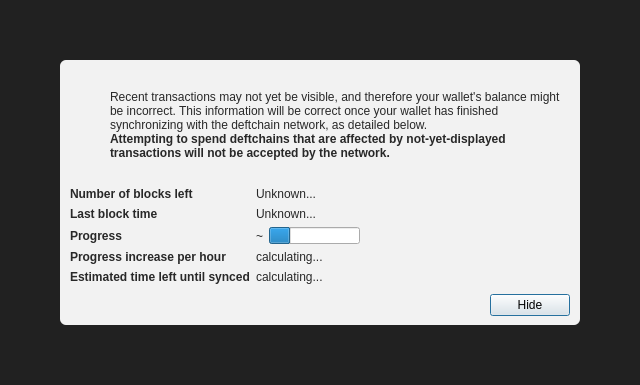
<?xml version="1.0" encoding="UTF-8"?>
<ui version="4.0">
 <class>ModalOverlay</class>
 <widget class="ModalOverlay" name="ModalOverlay">
  <property name="geometry">
   <rect>
    <x>0</x>
    <y>0</y>
    <width>640</width>
    <height>385</height>
   </rect>
  </property>
  <property name="windowTitle">
   <string>Form</string>
  </property>
  <layout class="QVBoxLayout" name="verticalLayout" stretch="0">
   <property name="sizeConstraint">
    <enum>QLayout::SetDefaultConstraint</enum>
   </property>
   <property name="leftMargin">
    <number>0</number>
   </property>
   <property name="topMargin">
    <number>0</number>
   </property>
   <property name="rightMargin">
    <number>0</number>
   </property>
   <property name="bottomMargin">
    <number>0</number>
   </property>
   <item>
    <widget class="QWidget" name="bgWidget" native="true">
     <property name="styleSheet">
      <string notr="true">#bgWidget { background: rgba(0,0,0,220); }</string>
     </property>
     <layout class="QVBoxLayout" name="verticalLayoutMain" stretch="1">
      <property name="leftMargin">
       <number>60</number>
      </property>
      <property name="topMargin">
       <number>60</number>
      </property>
      <property name="rightMargin">
       <number>60</number>
      </property>
      <property name="bottomMargin">
       <number>60</number>
      </property>
      <item>
       <widget class="QWidget" name="contentWidget" native="true">
        <property name="styleSheet">
         <string notr="true">#contentWidget { background: rgba(255,255,255,240); border-radius: 6px; }

QLabel { color: rgb(40,40,40);  }</string>
        </property>
        <layout class="QVBoxLayout" name="verticalLayoutSub" stretch="1,0,0,0">
         <property name="spacing">
          <number>0</number>
         </property>
         <property name="leftMargin">
          <number>10</number>
         </property>
         <property name="topMargin">
          <number>10</number>
         </property>
         <property name="rightMargin">
          <number>10</number>
         </property>
         <property name="bottomMargin">
          <number>10</number>
         </property>
         <item>
          <layout class="QHBoxLayout" name="horizontalLayoutIconText" stretch="0,1">
           <property name="topMargin">
            <number>20</number>
           </property>
           <item>
            <layout class="QVBoxLayout" name="verticalLayoutIcon">
             <property name="leftMargin">
              <number>0</number>
             </property>
             <item>
              <widget class="QPushButton" name="warningIcon">
               <property name="enabled">
                <bool>false</bool>
               </property>
               <property name="text">
                <string/>
               </property>
               <property name="icon">
                <iconset>
                 <normaloff>:/icons/warning</normaloff>
                 <disabledoff>:/icons/warning</disabledoff>:/icons/warning</iconset>
               </property>
               <property name="iconSize">
                <size>
                 <width>48</width>
                 <height>48</height>
                </size>
               </property>
               <property name="flat">
                <bool>true</bool>
               </property>
              </widget>
             </item>
             <item>
              <spacer name="verticalSpacerWarningIcon">
               <property name="orientation">
                <enum>Qt::Vertical</enum>
               </property>
               <property name="sizeHint" stdset="0">
                <size>
                 <width>20</width>
                 <height>40</height>
                </size>
               </property>
              </spacer>
             </item>
            </layout>
           </item>
           <item>
            <layout class="QVBoxLayout" name="verticalLayoutInfoText">
             <property name="leftMargin">
              <number>0</number>
             </property>
             <property name="topMargin">
              <number>0</number>
             </property>
             <item>
              <widget class="QLabel" name="infoText">
               <property name="text">
                <string>Recent transactions may not yet be visible, and therefore your wallet's balance might be incorrect. This information will be correct once your wallet has finished synchronizing with the deftchain network, as detailed below.</string>
               </property>
               <property name="textFormat">
                <enum>Qt::RichText</enum>
               </property>
               <property name="wordWrap">
                <bool>true</bool>
               </property>
              </widget>
             </item>
             <item>
              <widget class="QLabel" name="infoTextStrong">
               <property name="font">
                <font>
                 <weight>75</weight>
                 <bold>true</bold>
                </font>
               </property>
               <property name="text">
                <string>Attempting to spend deftchains that are affected by not-yet-displayed transactions will not be accepted by the network.</string>
               </property>
               <property name="textFormat">
                <enum>Qt::RichText</enum>
               </property>
               <property name="wordWrap">
                <bool>true</bool>
               </property>
              </widget>
             </item>
             <item>
              <spacer name="verticalSpacerInTextSpace">
               <property name="orientation">
                <enum>Qt::Vertical</enum>
               </property>
               <property name="sizeHint" stdset="0">
                <size>
                 <width>20</width>
                 <height>40</height>
                </size>
               </property>
              </spacer>
             </item>
            </layout>
           </item>
          </layout>
         </item>
         <item>
          <spacer name="verticalSpacerAfterText">
           <property name="orientation">
            <enum>Qt::Vertical</enum>
           </property>
           <property name="sizeHint" stdset="0">
            <size>
             <width>20</width>
             <height>40</height>
            </size>
           </property>
          </spacer>
         </item>
         <item>
          <layout class="QFormLayout" name="formLayout">
           <property name="fieldGrowthPolicy">
            <enum>QFormLayout::FieldsStayAtSizeHint</enum>
           </property>
           <property name="horizontalSpacing">
            <number>6</number>
           </property>
           <property name="verticalSpacing">
            <number>6</number>
           </property>
           <property name="topMargin">
            <number>10</number>
           </property>
           <item row="0" column="0">
            <widget class="QLabel" name="labelNumberOfBlocksLeft">
             <property name="font">
              <font>
               <weight>75</weight>
               <bold>true</bold>
              </font>
             </property>
             <property name="text">
              <string>Number of blocks left</string>
             </property>
            </widget>
           </item>
           <item row="0" column="1">
            <widget class="QLabel" name="numberOfBlocksLeft">
             <property name="text">
              <string>Unknown...</string>
             </property>
            </widget>
           </item>
           <item row="1" column="0">
            <widget class="QLabel" name="labelLastBlockTime">
             <property name="font">
              <font>
               <weight>75</weight>
               <bold>true</bold>
              </font>
             </property>
             <property name="text">
              <string>Last block time</string>
             </property>
            </widget>
           </item>
           <item row="1" column="1">
            <widget class="QLabel" name="newestBlockDate">
             <property name="sizePolicy">
              <sizepolicy hsizetype="Maximum" vsizetype="Preferred">
               <horstretch>0</horstretch>
               <verstretch>0</verstretch>
              </sizepolicy>
             </property>
             <property name="text">
              <string>Unknown...</string>
             </property>
            </widget>
           </item>
           <item row="2" column="0">
            <widget class="QLabel" name="labelSyncDone">
             <property name="font">
              <font>
               <weight>75</weight>
               <bold>true</bold>
              </font>
             </property>
             <property name="text">
              <string>Progress</string>
             </property>
            </widget>
           </item>
           <item row="2" column="1">
            <layout class="QHBoxLayout" name="horizontalLayoutSync" stretch="0,1">
             <item>
              <widget class="QLabel" name="percentageProgress">
               <property name="text">
                <string notr="true">~</string>
               </property>
              </widget>
             </item>
             <item>
              <widget class="QProgressBar" name="progressBar">
               <property name="value">
                <number>24</number>
               </property>
               <property name="format">
                <string/>
               </property>
              </widget>
             </item>
            </layout>
           </item>
           <item row="4" column="0">
            <widget class="QLabel" name="labelProgressIncrease">
             <property name="font">
              <font>
               <weight>75</weight>
               <bold>true</bold>
              </font>
             </property>
             <property name="text">
              <string>Progress increase per hour</string>
             </property>
            </widget>
           </item>
           <item row="4" column="1">
            <widget class="QLabel" name="progressIncreasePerH">
             <property name="text">
              <string>calculating...</string>
             </property>
            </widget>
           </item>
           <item row="5" column="0">
            <widget class="QLabel" name="labelEstimatedTimeLeft">
             <property name="font">
              <font>
               <weight>75</weight>
               <bold>true</bold>
              </font>
             </property>
             <property name="text">
              <string>Estimated time left until synced</string>
             </property>
            </widget>
           </item>
           <item row="5" column="1">
            <widget class="QLabel" name="expectedTimeLeft">
             <property name="text">
              <string>calculating...</string>
             </property>
            </widget>
           </item>
          </layout>
         </item>
         <item>
          <layout class="QHBoxLayout" name="horizontalLayoutButtons">
           <property name="leftMargin">
            <number>10</number>
           </property>
           <property name="topMargin">
            <number>10</number>
           </property>
           <item>
            <spacer name="horizontalSpacer">
             <property name="orientation">
              <enum>Qt::Horizontal</enum>
             </property>
             <property name="sizeHint" stdset="0">
              <size>
               <width>40</width>
               <height>20</height>
              </size>
             </property>
            </spacer>
           </item>
           <item>
            <widget class="QPushButton" name="closeButton">
             <property name="text">
              <string>Hide</string>
             </property>
             <property name="focusPolicy">
              <enum>Qt::StrongFocus</enum>
             </property>
             <property name="default">
              <bool>true</bool>
             </property>
            </widget>
           </item>
          </layout>
         </item>
        </layout>
       </widget>
      </item>
     </layout>
    </widget>
   </item>
  </layout>
 </widget>
 <customwidgets>
  <customwidget>
   <class>ModalOverlay</class>
   <extends>QWidget</extends>
   <header>qt/modaloverlay.h</header>
   <container>1</container>
  </customwidget>
 </customwidgets>
 <resources/>
 <connections/>
</ui>
